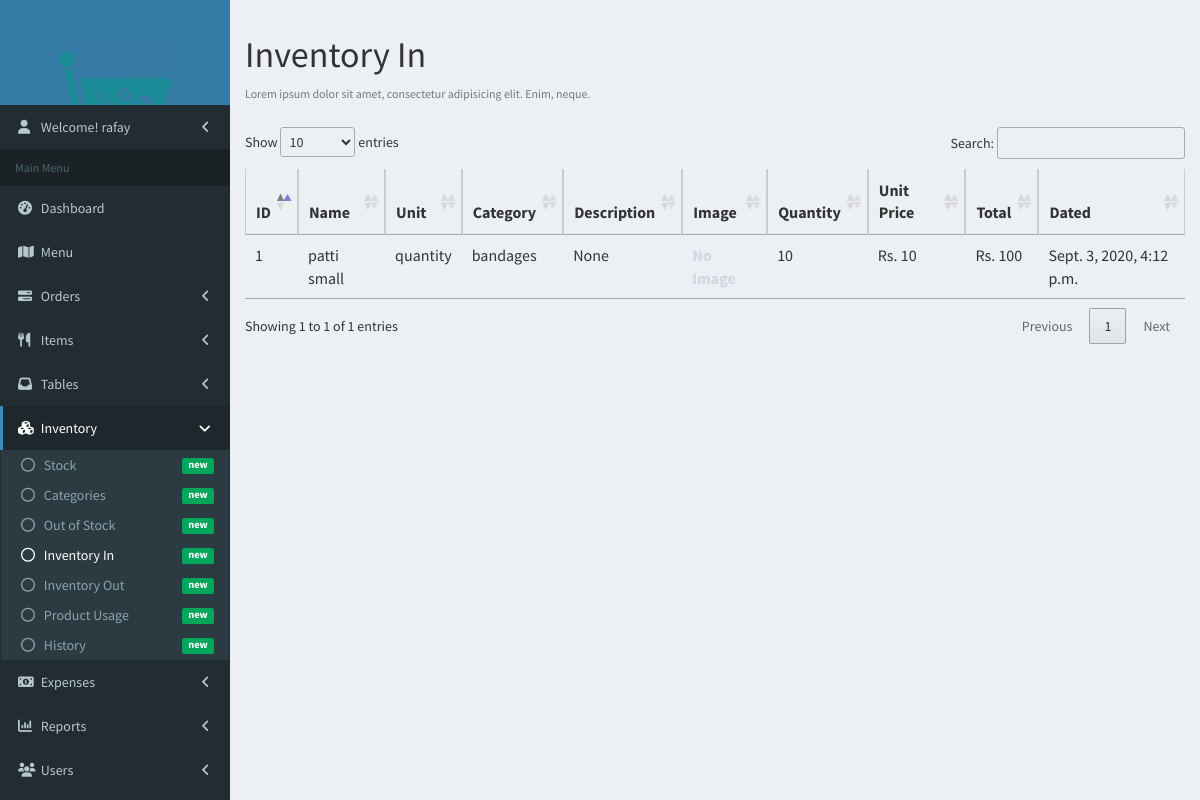
Screenshot of /inventory/in (signed in) with the database file from the repository.
### app/models.py (models this page shows, shortened)
class User(AbstractUser):
    is_manager = models.BooleanField(default=False)
    is_inventory_manager = models.BooleanField(default=False)

class InventoryIn(models.Model):
    name = models.CharField(max_length=30)
    unit = models.CharField(max_length=30, blank=True, null=True)  # undo nullify
    price = models.IntegerField()
    category = models.ForeignKey(InventoryCategory, on_delete=models.PROTECT)
    description = models.CharField(max_length=300, null=True, blank=True)
    quantity = models.IntegerField(default=1)
    image = models.ImageField(upload_to="inventory/", null=True, blank=True)
    is_active = models.BooleanField(default=True)
    created_at = models.DateTimeField(auto_now_add=True)
    updated_at = models.DateTimeField(auto_now=True)
    history = HistoricalRecords()
    class Meta:
        ordering = ['-created_at']
    def get_grand_total(self):
        return self.price * self.quantity

class InventoryCategory(models.Model):
    name = models.CharField(max_length=30)
    description = models.CharField(max_length=300, null=True, blank=True)
    image = models.ImageField(upload_to="categories/inventory/", null=True, blank=True)
    is_active = models.BooleanField(default=True)
    created_at = models.DateTimeField(auto_now_add=True)
    updated_at = models.DateTimeField(auto_now=True)
    history = HistoricalRecords()
    def __str__(self):
        return self.name

### app/views.py (the view)
# urls.py: path('inventory/in', views.inventory_in, name='inventory-in'),
@login_required
def inventory_in(request):
    inventory = InventoryIn.objects.all().order_by('-created_at')
    return render(request, 'app/inventory_in_list.html', {'object_list': inventory})

### app/templates/app/inventory_in_list.html (shortened to what this page needs)
{% extends 'base.html' %}
{% load static %}
{% block link-inventory %}active{% endblock %}
{% block link-inventory-in %}active{% endblock %}
{% block content %}
    <div>
        <section class="content-header">
            <div class="row">
                <div class="col-xs-8">
                    <h1>
                        Inventory In
                    </h1>
                    <p class="text-muted">
                        <small>Lorem ipsum dolor sit amet, consectetur adipisicing elit. Enim, neque.</small>
                    </p>
                </div>
            </div>
        </section>
    </div>
    <section class="content container-fluid">
        {% if object_list %}
            <div class="row">
                <div class="col-xs-12">
                    <table class="table table-hover" id="data-table">
                        <thead>
                        <tr>
                            <th>ID</th>
                            <th>Name</th>
                            <th>Unit</th>
                            <th>Category</th>
                            <th>Description</th>
                            <th>Image</th>
                            <th>Quantity</th>
                            <th>Unit Price</th>
                            <th>Total</th>
                            <th>Dated</th>
                        </tr>
                        </thead>
                        <tbody>
                        {% for inventory in object_list %}
                            <tr>
                                <td>{{ inventory.id }}</td>
                                <td>{{ inventory.name }}</td>
                                <td>{{ inventory.unit }}</td>
                                <td>{{ inventory.category }}</td>
                                <td>{{ inventory.description }}</td>
                                <td>
                                    {% if inventory.image %}
                                        <img src="{{ inventory.image.url }}" alt="" class="img-sm">
                                    {% else %}
                                        <b class="text-gray">No Image</b>
                                    {% endif %}
                                </td>
                                <td>
                                    {% if inventory.quantity <= 0 %}
                                        <span class="label label-danger">Out of Stock</span>
                                    {% else %}
                                        {{ inventory.quantity }}
                                    {% endif %}
                                </td>
                                <td>Rs. {{ inventory.price }}</td>
                                <td>Rs. {{ inventory.get_grand_total }}</td>
                                <td>{{ inventory.updated_at.date }}, {{ inventory.updated_at.time }}</td>
                            </tr>
                        {% endfor %}
                        </tbody>
                    </table>
                </div>
            </div>
        {% endif %}
    </section>
{% endblock %}

### app/templates/base.html (shortened to what this page needs)
{% load static %}
<html>
<head>
    <link rel="stylesheet" href="{% static 'app/bower_components/font-awesome/css/font-awesome.min.css' %}">
    <link rel="stylesheet" href="{% static 'app/bower_components/bootstrap/dist/css/bootstrap.min.css' %}">
    <link rel="stylesheet" href="{% static 'app/dist/css/AdminLTE.min.css' %}">
    <link rel="stylesheet" href="{% static 'app/dist/css/skins/skin-blue.min.css' %}">
    <link href="{% static 'app/vendor/datatables-plugins/dataTables.bootstrap.css' %}" rel="stylesheet">
    <link href="{% static 'app/vendor/datatables-responsive/dataTables.responsive.css' %}" rel="stylesheet">
    <link rel="stylesheet" href="//cdn.datatables.net/1.10.19/css/jquery.dataTables.min.css">
    <link rel="stylesheet" href="{% static 'app/dist/css/aroma.css' %}">
</head>
<body class="hold-transition skin-blue sidebar-mini">
<div class="wrapper">
    <header class="main-header">
        <a href="base.html" class="logo">
            <span class="logo-lg">
                    <img src="{% static 'app/images/logo_white.png' %}" alt="" style="width: 60%; margin-top: 40px;">
                </span>
        </a>
    </header>
    <aside class="main-sidebar">
        <section class="sidebar">
            <ul class="sidebar-menu" data-widget="tree">
                <li class="treeview">
                    <a href="#">
                        <i class="fa fa-user"></i>
                        <span>
                            Welcome! {{ user.get_username }}
                        </span>
                        <span class="pull-right-container">
                              <i class="fa fa-angle-left pull-right"></i>
                            </span>
                    </a>
                </li>
            </ul>
            <ul class="sidebar-menu" data-widget="tree">
                <li class="header">Main Menu</li>
                <li class="{% block link-dashboard %}{% endblock %}">
                    <a href="{% url 'index' %}">
                        <i class="fa fa-dashboard"></i> <span>Dashboard</span>
                    </a>
                </li>
                {% if user.is_superuser or user.is_manager or user.is_staff %}
                    <li class="{% block link-menu %}{% endblock %}">
                        <a href="{% url 'menu' %}">
                            <i class="fa fa-map"></i> <span>Menu</span>
                        </a>
                    </li>
                    <li class="treeview {% block link-orders %}{% endblock %}">
                        <a href="#">
                            <i class="fa fa-tasks"></i>
                            <span>Orders</span>
                            <span class="pull-right-container">
                              <i class="fa fa-angle-left pull-right"></i>
                            </span>
                        </a>
                    </li>
                <li class="treeview {% block link-items %}{% endblock %}">
                        <a href="#">
                            <i class="fa fa-cutlery"></i>
                            <span>Items</span>
                            <span class="pull-right-container">
                              <i class="fa fa-angle-left pull-right"></i>
                            </span>
                        </a>
                                {% now 'n' as month %}
                                {% now 'Y' as year %}
                    </li>
                    <li class="treeview {% block link-tables %}{% endblock %}">
                        <a href="#">
                            <i class="fa fa-inbox"></i>
                            <span>Tables</span>
                            <span class="pull-right-container">
                              <i class="fa fa-angle-left pull-right"></i>
                            </span>
                        </a>
                    </li>
                {% endif %}
                {% if user.is_superuser or user.is_manager or user.is_inventory_manager %}
                    <li class="treeview {% block link-inventory %}{% endblock %}">
                        <a href="#">
                            <i class="fa fa-cubes"></i>
                            <span>Inventory</span>
                            <span class="pull-right-container">
                              <i class="fa fa-angle-left pull-right"></i>
                            </span>
                        </a>
                        <ul class="treeview-menu">
                            <li class="{% block link-inventory-details %}{% endblock %}">
                                <a href="{% url 'inventory-list' %}">
                                    <i class="fa fa-circle-o"></i>
                                    <span>Stock</span>
                                    <span class="pull-right-container">
                                      <small class="label pull-right bg-green">new</small>
                                    </span>
                                </a>
                            </li>
                            <li class="{% block link-inventory-categories %}{% endblock %}">
                                <a href="{% url 'inventory-category-list' %}">
                                    <i class="fa fa-circle-o"></i>
                                    <span>Categories</span>
                                    <span class="pull-right-container">
                                      <small class="label pull-right bg-green">new</small>
                                    </span>
                                </a>
                            </li>
                            <li class="{% block link-inventory-stock %}{% endblock %}">
                                <a href="{% url 'inventory-stock' %}">
                                    <i class="fa fa-circle-o"></i>
                                    <span>Out of Stock</span>
                                    <span class="pull-right-container">
                                      <small class="label pull-right bg-green">new</small>
                                    </span>
                                </a>
                            </li>
                            <li class="{% block link-inventory-in %}{% endblock %}">
                                <a href="{% url 'inventory-in' %}">
                                    <i class="fa fa-circle-o"></i>
                                    <span>Inventory In</span>
                                    <span class="pull-right-container">
                                      <small class="label pull-right bg-green">new</small>
                                    </span>
                                </a>
                            </li>
                            <li class="{% block link-inventory-out %}{% endblock %}">
                                <a href="{% url 'inventory-out' %}">
                                    <i class="fa fa-circle-o"></i>
                                    <span>Inventory Out</span>
                                    <span class="pull-right-container">
                                      <small class="label pull-right bg-green">new</small>
                                    </span>
                                </a>
                            </li>
                            <li class="{% block link-inventory-rating %}{% endblock %}">
                                <a href="{% url 'inventory-rating' %}">
                                    <i class="fa fa-circle-o"></i>
                                    <span>Product Usage</span>
                                    <span class="pull-right-container">
                                      <small class="label pull-right bg-green">new</small>
                                    </span>
                                </a>
                            </li>
                            <li>
                                <a href="{% url 'inventory-history' %}">
                                    <i class="fa fa-circle-o"></i>
                                    <span>History</span>
                                    <span class="pull-right-container">
                                      <small class="label pull-right bg-green">new</small>
                                    </span>
                                </a>
                            </li>
                        </ul>
                    </li>
                {% endif %}
                {% if user.is_superuser or user.is_manager %}
                    <li class="treeview {% block link-expense %}{% endblock %}">
                        <a href="#">
                            <i class="fa fa-money"></i>
                            <span>Expenses</span>
                            <span class="pull-right-container">
                              <i class="fa fa-angle-left pull-right"></i>
                            </span>
                        </a>
                    </li>
                    <li class="treeview {% block link-reports %}{% endblock %}">
                        <a href="#">
                            <i class="fa fa-bar-chart"></i>
                            <span>Reports</span>
                            <span class="pull-right-container">
                              <i class="fa fa-angle-left pull-right"></i>
                            </span>
                        </a>
                                {% now 'j' as today %}
                                {% now 'n' as month %}
                                {% now 'Y' as year %}
                                {% now 'n' as month %}
                                {% now 'Y' as year %}
                                {% now 'Y' as year %}
                    </li>
                {% endif %}
                {% if user.is_superuser %}
                    <li class="treeview {% block link-user %}{% endblock %}">
                        <a href="#">
                            <i class="fa fa-group"></i>
                            <span>Users</span>
                            <span class="pull-right-container">
                              <i class="fa fa-angle-left pull-right"></i>
                            </span>
                        </a>
                    </li>
                {% endif %}
            </ul>
        </section>
    </aside>
    <div class="content-wrapper">
        {% block content %}
        {% endblock %}
    </div>
</div>
</body>
</html>

### rows the page displays
User: get_username "rafay"
InventoryIn: id "1", name "patti small", unit "quantity", category "bandages", description "None", image "No Image", quantity "10", price "10", get_grand_total "100", updated_at "Sept. 3, 2020", updated_at.time "4:12 p.m."
